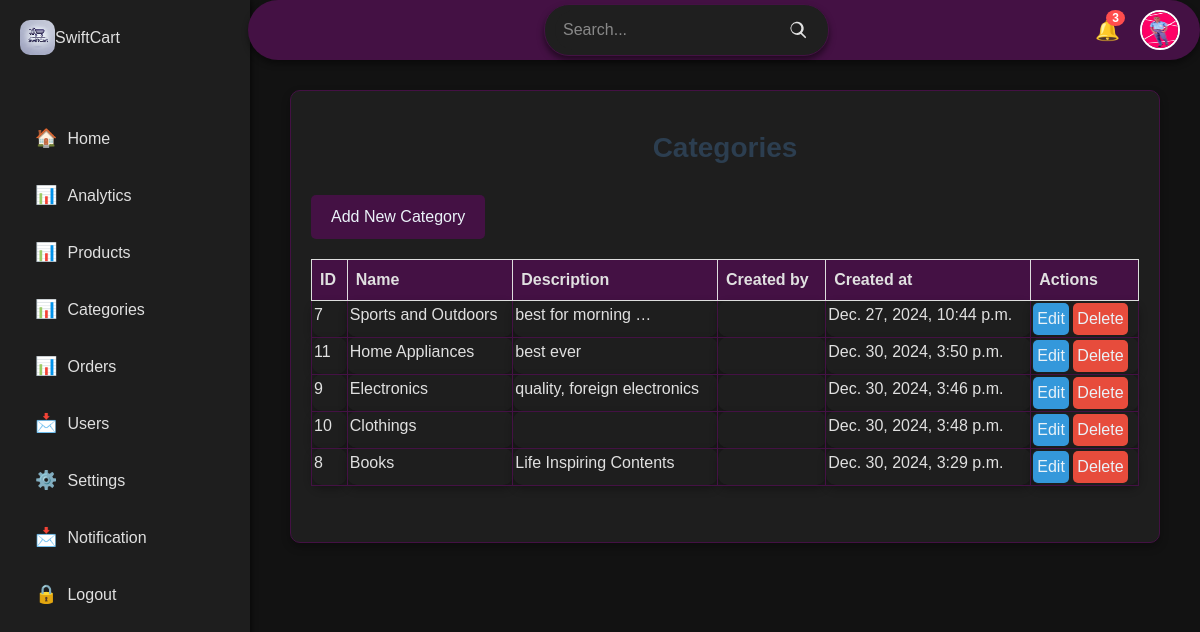
Page /dashboard/categories (signed in) on the committed database.
### Auth/models.py (models this page shows, shortened)
class Profile(models.Model):
    user = models.OneToOneField(User, on_delete=models.CASCADE, related_name='profile')
    full_name = models.CharField(max_length=255, null=True, blank=True)
    photo = models.ImageField(upload_to='profile_images/', null=True, blank=True)
    phone_number = models.CharField(max_length=15, blank=True, null=True)
    address = models.CharField(max_length=255, blank=True, null=True)
    city = models.CharField(max_length=100, blank=True, null=True)
    state = models.CharField(max_length=100, blank=True, null=True)
    postal_code = models.CharField(max_length=20, null=True, blank=True)
    country = models.CharField(max_length=100, blank=True, null=True)
    date_of_birth = models.DateField(blank=True, null=True)
    bio = models.TextField(blank=True, null=True)

### Store/models.py (models this page shows, shortened)
class Category(models.Model):
    name = models.CharField(max_length=100, unique=True)
    description = models.TextField(default='', null=True, blank=True)
    user = models.ForeignKey(User, related_name='creates_category', on_delete=models.CASCADE)
    created_at = models.DateTimeField(auto_now_add=True)
    class Meta:
        ordering = ('name',)
        verbose_name_plural = 'Categories'
    def __str__(self):
        return f'{self.name}'

### dashboard/views.py (the view)
# urls.py: path('categories', views.category_list, name='categories'),
@user_passes_test(admin_check, login_url='home')
def category_list(request):
    categories = Category.objects.all()
    if categories:
        return render(request, 'dashboard/categories.html', {'categories':categories})
    else:
        messages.error(request, "You don't have catrgory yet, please add!")
        categories = "You don't have catrgory yet, please add!"
        return render(request, 'dashboard/categories.html', {'categories':categories})

### dashboard/views.py (called while the page is built)
def admin_check(user):
    return user.is_superuser

### dashboard/templates/dashboard/categories.html (shortened to what this page needs)
{% extends 'dashboard/base.html' %}
{% load static %}
{% block content %}
<main class="main-content">
  <section class="settings">
    <div class="settings-container card" style="max-width: 100%;">
      <section class="products">
        <h2>Categories</h2>
        <div class="header">
          <div class="actions">
            <a href="{% url 'new-category' %}" class="btn">Add New Category</a>
          </div>
        </div>
        <table class="table">
          <thead>
            <tr>
              <th>ID</th>
              <th>Name</th>
              <th>Description</th>
              <th>Created by</th>
              <th>Created at</th>
              <th>Actions</th>
            </tr>
          </thead>
          <tbody>
            {% for category in categories reversed %}
            <tr>
              <td>{{category.id}}</td>
              <td>{{category}}</td>
              <td>{{category.description|truncatewords:3}}</td>
              <td>{{category.created_by}}</td>
              <td>{{category.created_at}}</td>
              <td>
                <a href="{% url 'edit-category' category.id %}" class="btn edit" id="edit-product" style="padding: 4px">Edit</a>
                <a href="{% url 'delete-category' category.id %}" class="btn delete"
                  data-product-id="{{product.id}}" style="padding: 4px;">Delete</a>
              </td>
            </tr>
            {% endfor %}
          </tbody>
        </table>
      </section>
    </div>
  </section>
</main>
{% endblock %}

### dashboard/templates/dashboard/base.html (shortened to what this page needs)
{% load static %}
<!DOCTYPE html>
<html lang="en">
<head>
  <link rel="stylesheet" href="https://cdnjs.cloudflare.com/ajax/libs/font-awesome/6.0.0-beta3/css/all.min.css">
  <link href="https://cdn.jsdelivr.net/npm/bootstrap@5.3.3/dist/css/bootstrap.min.css" rel="stylesheet"
>
  <link rel="stylesheet" href="{% static 'assets/css/dashboard.css' %}">
</head>
<body>
  {% block aside %}
  <aside class="sidebar" id="sidebar">
    <div class="logo">
      <div class="brand logo" style="align-items: center;">
        <img src="{% static 'assets/images/swiftcart logo.webp' %}" alt="Company Logo"
          style="width: 35px; border-radius: 10px; ">
        <a href="{% url 'dashboard' %}" class="brand" style="text-decoration: none; color: #e0e0e0;">SwiftCart</a>
      </div>
    </div>
    <nav class="nav">
      <a href="{% url 'dashboard' %}" class="nav-item">
        <span class="nav-icon">🏠</span>
        <span class="nav-text">Home</span>
      </a>
      <a href="{% url 'reports' %}" class="nav-item">
        <span class="nav-icon">📊</span>
        <span class="nav-text">Analytics</span>
      </a>
      <a href="{% url 'products' %}" class="nav-item">
        <span class="nav-icon">📊</span>
        <span class="nav-text">Products</span>
      </a>
      <a href="{% url 'categories' %}" class="nav-item">
        <span class="nav-icon">📊</span>
        <span class="nav-text">Categories</span>
      </a>
      <div class="order-ui nav-item">
        <span class="nav-icon">📊</span>
        <span class="nav-text order-ui">Orders</span>
      </div>
      <a href="{% url 'users' %}" class="nav-item">
        <span class="nav-icon">📩</span>
        <span class="nav-text">Users</span>
      </a>
      <a href="{% url 'settings' %}" class="nav-item">
        <span class="nav-icon">⚙️</span>
        <span class="nav-text">Settings</span>
      </a>
      <a href="{% url 'users' %}" class="nav-item">
        <span class="nav-icon">📩</span>
        <span class="nav-text">Notification</span>
      </a>
      <a href="{% url 'logout' %}" class="nav-item">
        <span class="nav-icon">🔒</span>
        <span class="nav-text">Logout</span>
      </a>
    </nav>
  </aside>
  {% endblock %}
  {% block header %}
  <header class="main-header" style="display: flex; justify-content: space-between;">
    <div class="action toggler">
      <span id="opennav" onclick="openBar()" style="padding: 5px; width: 32px;">
      </span>
      <span id="closebar" onclick="closeBar()" style="padding: 5px; width: 32px;">
      </span>
    </div>
    <form action="{% url 'all-search' %}" method="get" class="search-container">
      <input type="search" placeholder="Search..." class="search-input" name="q">
      <button type="submit" class="search-button">
        <svg xmlns="http://www.w3.org/2000/svg" viewBox="0 0 24 24" width="24" height="24">
          <path
            d="M10 2a8 8 0 105.293 14.707l4.707 4.707a1 1 0 001.414-1.414l-4.707-4.707A8 8 0 0010 2zM4 10a6 6 0 1112 0 6 6 0 01-12 0z" />
        </svg>
      </button>
    </form>
    <div class="header-right">
      <div class="notification">
        <span class="icon">🔔</span>
        <span class="badge">3</span>
      </div>
      <div class="user-profile">
        <img src="{{request.user.profile.photo.url}}" alt="User Avatar" class="avatar">
      </div>
  </header>
  {% endblock %}
  {% block content %}
  {% endblock %}
</body>
</html>

### static/assets/css/dashboard.css (style rules this page uses)
* { margin: 0; padding: 0; box-sizing: border-box; }
body { font-family: 'Arial', sans-serif; background-color: #121212; color: #e0e0e0; }
.sidebar { width: 250px; min-height: 100vh; position: fixed; display: flex; flex-direction: column; }
.sidebar { width: 250px; background-color: #1e1e1e; padding: 20px; box-shadow: 2px 0 5px rgba(0, 0, 0, 0.5); }
.logo { text-align: center; margin-bottom: 30px; display: flex; }
.nav { display: flex; flex-direction: column; }
.nav-item { display: flex; align-items: center; text-decoration: none; color: #e0e0e0; padding: 10px 15px; border-radius: 8px; margin-bottom: 10px; transition: background 0.3s ease, color 0.3s ease; }
.nav-icon { margin-right: 10px; font-size: 18px; }
.nav-text { font-size: 16px; }
.header-right { display: flex; align-items: center; gap: 20px; }
.notification { position: relative; cursor: pointer; }
.notification .icon { font-size: 20px; }
.notification .badge { position: absolute; top: -5px; right: -5px; background-color: #ff4d4d; color: #fff; font-size: 12px; border-radius: 50%; padding: 2px 6px; font-weight: bold; }
.user-profile { position: relative; cursor: pointer; }
.user-profile .avatar { width: 40px; height: 40px; border-radius: 50%; border: 2px solid #fff; transition: transform 0.2s ease; }
.order-ui { position: relative; cursor: pointer; }
.main-content { margin-left: 250px; padding: 20px; }
.main-header { padding: 20px; background-color: #414; color: #eaf2f8; box-shadow: 0 4px 6px rgba(0, 0, 0, 0.4); position: fixed; left: 15.5rem; right: 0; top: 0; z-index: 100; height: 60px; display: flex; align-items: center; border-radius: 30px }
.card { text-align: left; flex: 1; background-color: #1e1e1e; border: 1px solid #414; border-radius: 10px; padding: 20px; margin: 10px 0; box-shadow: 0 4px 8px rgba(0, 0, 0, 0.3); color: #e0e0e0; transition: transform 0.2s ease, box-shadow 0.2s ease; }
.settings-container.card { background-color: #1e1e1e; border: 1px solid #414; border-radius: 10px; padding: 20px; margin: 10px 0; box-shadow: 0 4px 8px rgba(0, 0, 0, 0.3); color: #e0e0e0; transition: transform 0.2s ease, box-shadow 0.2s ease; }
section { margin: 20px 0; }
h2 { font-size: 24px; margin-bottom: 20px; }
.header { display: flex; justify-content: space-between; align-items: center; margin-bottom: 20px; }
.actions { display: flex; align-items: center; gap: 10px; }
.btn { padding: 10px 20px; background-color: #414; color: #eaf2f8; border: none; border-radius: 5px; cursor: pointer; }
.table { width: 100%; border-collapse: collapse; margin-top: 15px; }
.table th, .table td { border: 1px solid #ddd; text-align: left; }
.table th { background-color: #414; color: #e0e0e0; }
.table td { background-color: #1e1e1e; border: 1px solid #414; border-radius: 10px; padding: 2px; box-shadow: 0 4px 8px rgba(0, 0, 0, 0.3); color: #e0e0e0; transition: transform 0.2s ease, box-shadow 0.2s ease; }
.btn.edit { padding: 5px 10px; background-color: #3498db; }
.btn.delete { padding: 5px 10px; background-color: #e74c3c; }
.settings { padding: 40px 20px; }
.settings-container { max-width: 800px; margin: 0 auto; background: #ffffff; box-shadow: 0 4px 10px rgba(0, 0, 0, 0.1); border-radius: 10px; padding: 30px; }
.settings h2 { font-size: 28px; text-align: center; margin-bottom: 30px; color: #2c3e50; font-weight: 600; }

### dashboard/templates/dashboard/base.html (style rules this page uses)
.search-container { display: flex; align-items: center; background-color: #1f1f1f; border: 1px solid #414; border-radius: 25px; padding: 5px 10px; box-shadow: 0 4px 6px rgba(0, 0, 0, 0.5); }
.search-input { border: none; outline: none; padding: 8px; font-size: 16px; flex: 1; outline: none; border-radius: 25px 0 0 25px; background-color: #1f1f1f; color: #e0e0e0; }
.search-button { background: none; border: none; outline: none; cursor: pointer; padding: 0 10px; border-radius: 0 25px 25px 0; display: flex; align-items: center; justify-content: center; }
.search-button svg { fill: #e0e0e0; width: 20px; height: 20px; transition: fill 0.3s ease; }
.search-input::placeholder { color: #888; }

### rows in the picture
Category: id "7", name "Sports and Outdoors", description "best for morning …", created_at "Dec. 27, 2024, 10:44 p.m."
Category: id "11", name "Home Appliances", description "best ever", created_at "Dec. 30, 2024, 3:50 p.m."
Category: id "9", name "Electronics", description "quality, foreign electronics", created_at "Dec. 30, 2024, 3:46 p.m."
Category: id "10", name "Clothings", created_at "Dec. 30, 2024, 3:48 p.m."
Category: id "8", name "Books", description "Life Inspiring Contents", created_at "Dec. 30, 2024, 3:29 p.m."
